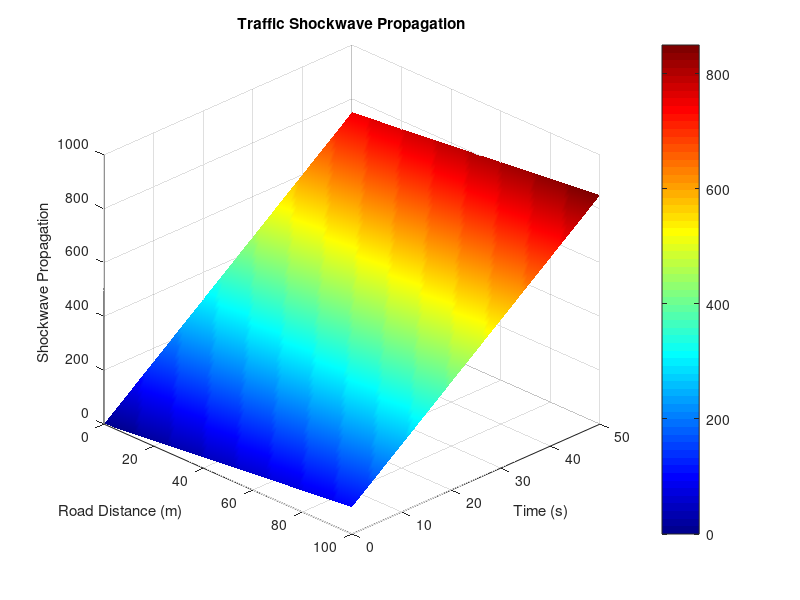

Reproduce this figure in MATLAB.
clc
clear
close all

x = 0:1:100;
t = 0:1:50;

[X,T] = meshgrid(x,t);

w = -15; % shockwave speed

shock = X - w*T;

figure
surf(X,T,shock)

shading interp
colormap jet
colorbar

xlabel('Road Distance (m)')
ylabel('Time (s)')
zlabel('Shockwave Propagation')

title('Traffic Shockwave Propagation')

view(45,30)   % better viewing angle
grid on
